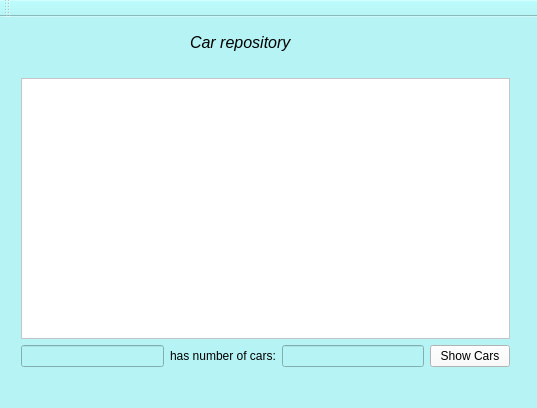
<?xml version="1.0" encoding="UTF-8"?>
<ui version="4.0">
 <class>GUIClass</class>
 <widget class="QMainWindow" name="GUIClass">
  <property name="geometry">
   <rect>
    <x>0</x>
    <y>0</y>
    <width>537</width>
    <height>408</height>
   </rect>
  </property>
  <property name="windowTitle">
   <string>GUI</string>
  </property>
  <property name="styleSheet">
   <string notr="true">background-color: rgb(182, 243, 244);</string>
  </property>
  <widget class="QWidget" name="centralWidget">
   <widget class="QLabel" name="label_2">
    <property name="geometry">
     <rect>
      <x>190</x>
      <y>10</y>
      <width>131</width>
      <height>31</height>
     </rect>
    </property>
    <property name="font">
     <font>
      <family>Arial</family>
      <pointsize>12</pointsize>
      <italic>true</italic>
     </font>
    </property>
    <property name="text">
     <string>Car repository</string>
    </property>
   </widget>
   <widget class="QWidget" name="layoutWidget">
    <property name="geometry">
     <rect>
      <x>10</x>
      <y>50</y>
      <width>511</width>
      <height>311</height>
     </rect>
    </property>
    <layout class="QVBoxLayout" name="verticalLayout">
     <item>
      <widget class="QListWidget" name="elementsListWidget">
       <property name="styleSheet">
        <string notr="true">background-color: rgb(255, 255, 255);</string>
       </property>
      </widget>
     </item>
     <item>
      <layout class="QHBoxLayout" name="horizontalLayout">
       <item>
        <widget class="QLineEdit" name="carsLineEdit"/>
       </item>
       <item>
        <widget class="QLabel" name="label">
         <property name="text">
          <string>has number of cars:</string>
         </property>
        </widget>
       </item>
       <item>
        <widget class="QLineEdit" name="numbersLineEdit"/>
       </item>
       <item>
        <widget class="QPushButton" name="showPushButton">
         <property name="styleSheet">
          <string notr="true">background-color: rgb(250, 250, 250);</string>
         </property>
         <property name="text">
          <string>Show Cars</string>
         </property>
        </widget>
       </item>
      </layout>
     </item>
    </layout>
   </widget>
  </widget>
  <widget class="QToolBar" name="mainToolBar">
   <attribute name="toolBarArea">
    <enum>TopToolBarArea</enum>
   </attribute>
   <attribute name="toolBarBreak">
    <bool>false</bool>
   </attribute>
  </widget>
  <widget class="QStatusBar" name="statusBar"/>
 </widget>
 <layoutdefault spacing="6" margin="11"/>
 <resources>
  <include location="GUI.qrc"/>
 </resources>
 <connections/>
</ui>
